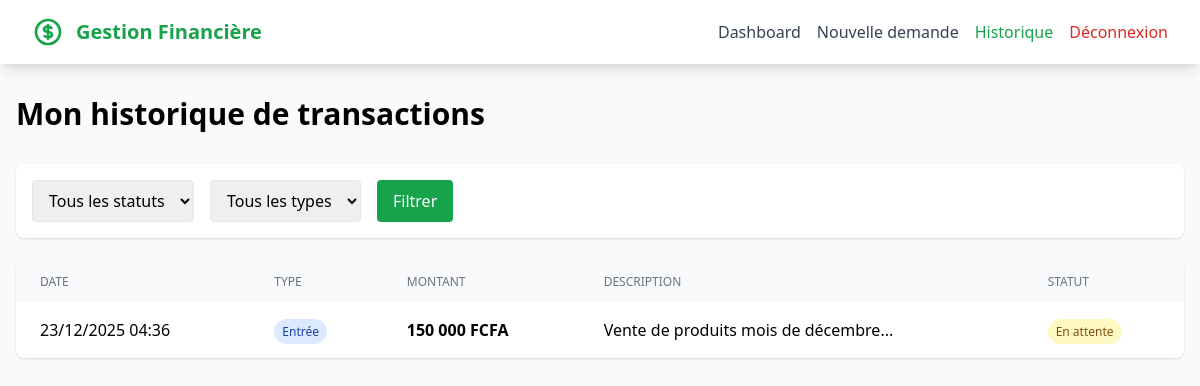
The page /user/history.php?type=entree (signed in) on the database its author committed.
### tables this page shows
CREATE TABLE IF NOT EXISTS transactions (
    id INT PRIMARY KEY AUTO_INCREMENT,
    user_id INT NOT NULL,
    type ENUM('entree', 'sortie') NOT NULL,
    amount DECIMAL(15, 2) NOT NULL,
    description TEXT NOT NULL,
    required_date DATE NOT NULL,
    urgency ENUM('normal', 'urgent') DEFAULT 'normal',
    status ENUM('en_attente', 'validee', 'refusee') DEFAULT 'en_attente',
    validated_by INT NULL,
    validated_at TIMESTAMP NULL,
    admin_comment TEXT NULL,
    receipt_number VARCHAR(50) UNIQUE NULL,
    is_urgent_notified TINYINT(1) DEFAULT 0,
    last_urgent_notification TIMESTAMP NULL,
    created_at TIMESTAMP DEFAULT CURRENT_TIMESTAMP,
    updated_at TIMESTAMP DEFAULT CURRENT_TIMESTAMP ON UPDATE CURRENT_TIMESTAMP,
    FOREIGN KEY (user_id) REFERENCES users(id) ON DELETE CASCADE,
    FOREIGN KEY (validated_by) REFERENCES users(id) ON DELETE SET NULL,
    INDEX idx_status (status),
    INDEX idx_type (type),
    INDEX idx_urgency (urgency),
    INDEX idx_user (user_id),
    INDEX idx_created_at (created_at),
    INDEX idx_required_date (required_date)
);

### includes/functions.php (called while the page is built, shortened)
<?php
function getTransactions($filters = [], $page = 1, $perPage = 20) {
    try {
        $db = getDB();
        $offset = ($page - 1) * $perPage;
        $sql = "SELECT t.*, u.full_name as user_name, u.email as user_email,
                       v.full_name as validator_name
                FROM transactions t
                LEFT JOIN users u ON t.user_id = u.id
                LEFT JOIN users v ON t.validated_by = v.id
                WHERE 1=1";
        $params = [];
        if (!empty($filters['user_id'])) {
            $sql .= " AND t.user_id = ?";
            $params[] = $filters['user_id'];
        }
        if (!empty($filters['type'])) {
            $sql .= " AND t.type = ?";
            $params[] = $filters['type'];
        }
        $sql .= " ORDER BY t.created_at DESC LIMIT ? OFFSET ?";
        $params[] = $perPage;
        $params[] = $offset;
        $stmt = $db->prepare($sql);
        $stmt->execute($params);
        return $stmt->fetchAll();
    } catch (Exception $e) {
        error_log("Erreur récupération transactions: " . $e->getMessage());
        return [];
    }
}
?>

### config/config.php (called while the page is built, shortened)
<?php
function formatAmount($amount) {
    return number_format($amount, 0, ',', ' ') . ' FCFA';
}
function formatDateTime($datetime, $format = 'd/m/Y H:i') {
    return date($format, strtotime($datetime));
}
function getStatusLabel($status) {
    $labels = [
        'en_attente' => 'En attente',
        'validee' => 'Validée',
        'refusee' => 'Refusée'
    ];
    return $labels[$status] ?? $status;
}
function getTypeLabel($type) {
    return $type === 'entree' ? 'Entrée' : 'Sortie';
}
require_once ROOT_PATH . '/includes/functions.php';

### user/history.php (the view, shortened to what this page needs)
<?php
require_once '../config/config.php';
require_once '../includes/functions.php';
$filters = ['user_id' => $_SESSION['user_id']];
if (!empty($_GET['type'])) $filters['type'] = $_GET['type'];
$page = max(1, intval($_GET['page'] ?? 1));
$transactions = getTransactions($filters, $page, 20);
?>
<!DOCTYPE html>
<html lang="fr">
<head>
    <script src="https://cdn.tailwindcss.com"></script>
</head>
<body class="bg-gray-50">
    <nav class="bg-white shadow-lg">
        <div class="max-w-7xl mx-auto px-4 sm:px-6 lg:px-8">
            <div class="flex justify-between h-16">
                <div class="flex items-center">
                    <span class="ml-3 text-xl font-bold text-green-600"><?php echo SITE_NAME; ?></span>
                </div>
                <div class="flex items-center space-x-4">
                    <a href="dashboard.php" class="text-gray-700 hover:text-green-600">Dashboard</a>
                    <a href="submit.php" class="text-gray-700 hover:text-green-600">Nouvelle demande</a>
                    <a href="history.php" class="text-green-600 font-medium">Historique</a>
                    <a href="../auth/logout.php" class="text-red-600">Déconnexion</a>
                </div>
            </div>
        </div>
    </nav>
    <div class="max-w-7xl mx-auto px-4 py-8">
        <h1 class="text-3xl font-bold mb-8">Mon historique de transactions</h1>
        <div class="bg-white p-4 rounded-lg shadow mb-6">
            <form method="GET" class="flex gap-4">
                <select name="status" class="px-3 py-2 border rounded">
                    <option value="">Tous les statuts</option>
                </select>
                <select name="type" class="px-3 py-2 border rounded">
                    <option value="">Tous les types</option>
                </select>
                <button type="submit" class="px-4 py-2 bg-green-600 text-white rounded">Filtrer</button>
            </form>
        </div>
        <div class="bg-white rounded-lg shadow overflow-hidden">
            <table class="min-w-full">
                <thead class="bg-gray-50">
                    <tr>
                        <th class="px-6 py-3 text-left text-xs font-medium text-gray-500 uppercase">Date</th>
                        <th class="px-6 py-3 text-left text-xs font-medium text-gray-500 uppercase">Type</th>
                        <th class="px-6 py-3 text-left text-xs font-medium text-gray-500 uppercase">Montant</th>
                        <th class="px-6 py-3 text-left text-xs font-medium text-gray-500 uppercase">Description</th>
                        <th class="px-6 py-3 text-left text-xs font-medium text-gray-500 uppercase">Statut</th>
                    </tr>
                </thead>
                <tbody class="divide-y">
                    <?php foreach ($transactions as $t): ?>
                    <tr>
                        <td class="px-6 py-4"><?php echo formatDateTime($t['created_at']); ?></td>
                        <td class="px-6 py-4">
                            <span class="px-2 py-1 text-xs rounded-full <?php echo $t['type'] === 'entree' ? 'bg-blue-100 text-blue-800' : 'bg-red-100 text-red-800'; ?>">
                                <?php echo getTypeLabel($t['type']); ?>
                            </span>
                        </td>
                        <td class="px-6 py-4 font-semibold"><?php echo formatAmount($t['amount']); ?></td>
                        <td class="px-6 py-4"><?php echo htmlspecialchars(substr($t['description'], 0, 50)); ?>...</td>
                        <td class="px-6 py-4">
                            <?php $colors = ['en_attente' => 'bg-yellow-100 text-yellow-800', 'validee' => 'bg-green-100 text-green-800', 'refusee' => 'bg-red-100 text-red-800']; ?>
                            <span class="px-2 py-1 text-xs rounded-full <?php echo $colors[$t['status']]; ?>">
                                <?php echo getStatusLabel($t['status']); ?>
                            </span>
                        </td>
                    </tr>
                    <?php endforeach; ?>
                </tbody>
            </table>
        </div>
    </div>
</body>
</html>

### rows shown on the page
transactions: created_at "23/12/2025 04:36", type "Entrée", amount "150 000 FCFA", description "Vente de produits mois de décembre", status "En attente"

### other values the page prints
SITE_NAME "Gestion Financière"
